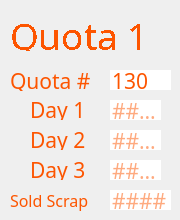
     <widget class="QWidget" name="page">
      <widget class="QLineEdit" name="q1d3">
       <property name="geometry">
        <rect>
         <x>110</x>
         <y>160</y>
         <width>51</width>
         <height>20</height>
        </rect>
       </property>
       <property name="font">
        <font>
         <family>IBM 3270</family>
         <pointsize>16</pointsize>
        </font>
       </property>
       <property name="styleSheet">
        <string notr="true">color: rgb(253, 85, 0);
                                    border: none;</string>
       </property>
       <property name="maxLength">
        <number>4</number>
       </property>
       <property name="placeholderText">
        <string>####</string>
       </property>
      </widget>
      <widget class="QLineEdit" name="q1d1">
       <property name="geometry">
        <rect>
         <x>110</x>
         <y>100</y>
         <width>51</width>
         <height>20</height>
        </rect>
       </property>
       <property name="font">
        <font>
         <family>IBM 3270</family>
         <pointsize>16</pointsize>
         <weight>50</weight>
         <bold>false</bold>
        </font>
       </property>
       <property name="styleSheet">
        <string notr="true">color: rgb(253, 85, 0);
                                    border: none;</string>
       </property>
       <property name="inputMethodHints">
        <set>Qt::ImhNone</set>
       </property>
       <property name="inputMask">
        <string/>
       </property>
       <property name="text">
        <string/>
       </property>
       <property name="maxLength">
        <number>4</number>
       </property>
       <property name="readOnly">
        <bool>false</bool>
       </property>
       <property name="placeholderText">
        <string>####</string>
       </property>
      </widget>
      <widget class="QLabel" name="label_11">
       <property name="geometry">
        <rect>
         <x>10</x>
         <y>70</y>
         <width>81</width>
         <height>21</height>
        </rect>
       </property>
       <property name="font">
        <font>
         <family>IBM 3270</family>
         <pointsize>16</pointsize>
        </font>
       </property>
       <property name="styleSheet">
        <string notr="true">color: rgb(253, 85, 0);</string>
       </property>
       <property name="text">
        <string>Quota #</string>
       </property>
      </widget>
      <widget class="QLineEdit" name="q1sold">
       <property name="geometry">
        <rect>
         <x>110</x>
         <y>190</y>
         <width>61</width>
         <height>20</height>
        </rect>
       </property>
       <property name="font">
        <font>
         <family>IBM 3270</family>
         <pointsize>16</pointsize>
        </font>
       </property>
       <property name="styleSheet">
        <string notr="true">color: rgb(253, 85, 0);
                                    border: none;</string>
       </property>
       <property name="maxLength">
        <number>5</number>
       </property>
       <property name="placeholderText">
        <string>####</string>
       </property>
      </widget>
      <widget class="QLabel" name="label_9">
       <property name="geometry">
        <rect>
         <x>10</x>
         <y>190</y>
         <width>91</width>
         <height>21</height>
        </rect>
       </property>
       <property name="font">
        <font>
         <family>IBM 3270</family>
         <pointsize>12</pointsize>
        </font>
       </property>
       <property name="styleSheet">
        <string notr="true">color: rgb(253, 85, 0);
                                    border: none;</string>
       </property>
       <property name="text">
        <string>Sold Scrap</string>
       </property>
      </widget>
      <widget class="QLabel" name="label_10">
       <property name="geometry">
        <rect>
         <x>30</x>
         <y>100</y>
         <width>61</width>
         <height>20</height>
        </rect>
       </property>
       <property name="font">
        <font>
         <family>IBM 3270</family>
         <pointsize>16</pointsize>
        </font>
       </property>
       <property name="styleSheet">
        <string notr="true">color: rgb(253, 85, 0);
                                    border: none;</string>
       </property>
       <property name="text">
        <string>Day 1</string>
       </property>
      </widget>
      <widget class="QLabel" name="label_13">
       <property name="geometry">
        <rect>
         <x>10</x>
         <y>10</y>
         <width>151</width>
         <height>41</height>
        </rect>
       </property>
       <property name="sizePolicy">
        <sizepolicy hsizetype="Fixed" vsizetype="Fixed">
         <horstretch>0</horstretch>
         <verstretch>0</verstretch>
        </sizepolicy>
       </property>
       <property name="font">
        <font>
         <family>IBM 3270</family>
         <pointsize>24</pointsize>
         <weight>50</weight>
         <italic>false</italic>
         <bold>false</bold>
         <stylestrategy>NoAntialias</stylestrategy>
        </font>
       </property>
       <property name="styleSheet">
        <string notr="true">font: 24pt &quot;IBM 3270&quot;;
                                    color: rgb(253, 85, 0);</string>
       </property>
       <property name="text">
        <string>&lt;html&gt;&lt;head/&gt;&lt;body&gt;&lt;p&gt;&lt;span
                                    style=&quot; font-size:28pt;&quot;&gt;Quota
                                    1&lt;/span&gt;&lt;/p&gt;&lt;/body&gt;&lt;/html&gt;</string>
       </property>
      </widget>
      <widget class="QLabel" name="label_8">
       <property name="geometry">
        <rect>
         <x>30</x>
         <y>160</y>
         <width>61</width>
         <height>20</height>
        </rect>
       </property>
       <property name="font">
        <font>
         <family>IBM 3270</family>
         <pointsize>16</pointsize>
        </font>
       </property>
       <property name="styleSheet">
        <string notr="true">color: rgb(253, 85, 0);
                                    border: none;</string>
       </property>
       <property name="text">
        <string>Day 3</string>
       </property>
      </widget>
      <widget class="QLineEdit" name="q1d2">
       <property name="geometry">
        <rect>
         <x>110</x>
         <y>130</y>
         <width>51</width>
         <height>20</height>
        </rect>
       </property>
       <property name="font">
        <font>
         <family>IBM 3270</family>
         <pointsize>16</pointsize>
        </font>
       </property>
       <property name="styleSheet">
        <string notr="true">color: rgb(253, 85, 0);
                                    border: none;</string>
       </property>
       <property name="maxLength">
        <number>4</number>
       </property>
       <property name="placeholderText">
        <string>####</string>
       </property>
      </widget>
      <widget class="QLineEdit" name="q1">
       <property name="enabled">
        <bool>false</bool>
       </property>
       <property name="geometry">
        <rect>
         <x>110</x>
         <y>70</y>
         <width>61</width>
         <height>20</height>
        </rect>
       </property>
       <property name="font">
        <font>
         <family>IBM 3270</family>
         <pointsize>16</pointsize>
        </font>
       </property>
       <property name="cursor">
        <cursorShape>ArrowCursor</cursorShape>
       </property>
       <property name="styleSheet">
        <string notr="true">color: rgb(253, 85, 0);
                                    border: none;</string>
       </property>
       <property name="text">
        <string>130</string>
       </property>
       <property name="maxLength">
        <number>5</number>
       </property>
       <property name="readOnly">
        <bool>true</bool>
       </property>
      </widget>
      <widget class="QLabel" name="label_12">
       <property name="geometry">
        <rect>
         <x>30</x>
         <y>130</y>
         <width>61</width>
         <height>20</height>
        </rect>
       </property>
       <property name="font">
        <font>
         <family>IBM 3270</family>
         <pointsize>16</pointsize>
        </font>
       </property>
       <property name="styleSheet">
        <string notr="true">color: rgb(253, 85, 0);
                                    border: none;</string>
       </property>
       <property name="text">
        <string>Day 2</string>
       </property>
      </widget>
     </widget>
